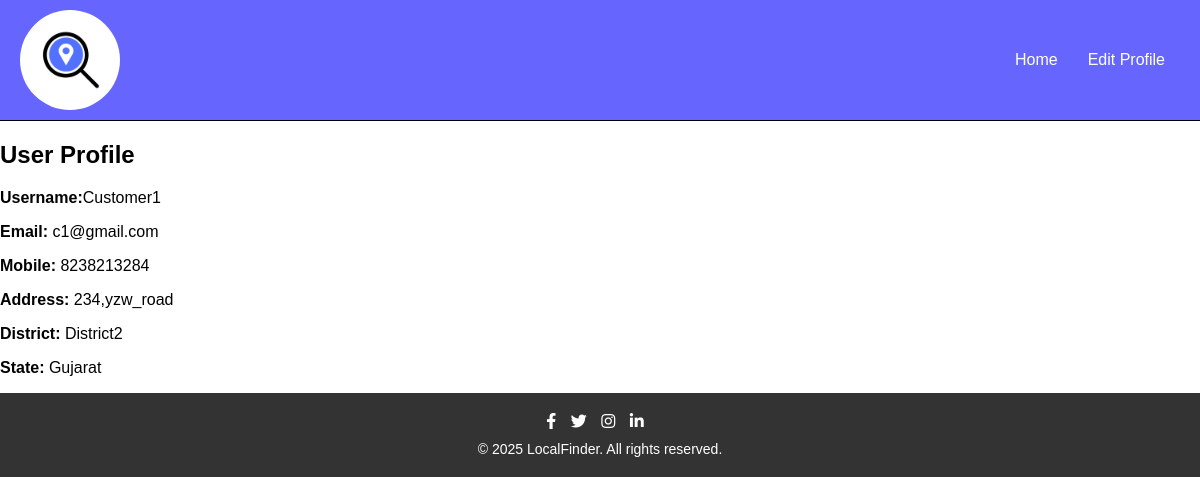
Screenshot of /CurrentVersion/user_profile_view.php (signed in) with the database file from the repository.
### tables this page shows
CREATE TABLE `customer` (
  `Cid` varchar(255) NOT NULL,
  `Cname` varchar(255) NOT NULL,
  `Cmobile` decimal(10,0) DEFAULT NULL,
  `Address_line1` varchar(255) DEFAULT NULL,
  `District` varchar(255) DEFAULT NULL,
  `Pincode` decimal(6,0) DEFAULT NULL,
  `State` varchar(255) DEFAULT NULL,
  `Email` varchar(255) NOT NULL,
  `Pass` varchar(255) NOT NULL
);

### CurrentVersion/user_profile_view.php (the view, shortened to what this page needs)
<?php
    require_once "pdo.php";
    $stmt=$pdo->query('SELECT * FROM customer WHERE Cid="'.$_SESSION['Id'].'"');
    $results=$stmt->fetchAll(PDO::FETCH_ASSOC);
?>
<!DOCTYPE html>
<html>
<head>
    <link rel="stylesheet" type="text/css" href="styles/style.css">
    <link rel="stylesheet" href="https://cdnjs.cloudflare.com/ajax/libs/font-awesome/5.15.3/css/all.min.css">
</head>
<body>
    <header>
        <div id="logo_1"></div>
        <div>
            <nav>
                <div><a href="index.php">Home</a></div>
                <div><a href="user_profile_update.php">Edit Profile</a></div>
            </nav>
        </div>
    </header>
    <section class="user-profile">
        <h2>User Profile</h2>
        <div class="profile-details">
            <p><strong>Username:</strong><?=$results[0]['Cname'];?></p>
            <p><strong>Email:</strong> <?=$results[0]['Email'];?></p>
            <p><strong>Mobile:</strong> <?=$results[0]['Cmobile'];?></p>
            <p><strong>Address:</strong> <?=$results[0]['Address_line1'];?></p>
            <p><strong>District:</strong> <?=$results[0]['District'];?></p>
            <p><strong>State:</strong> <?=$results[0]['State'];?></p>
        </div>
    </section>
    <footer>
        <div class="social-icons">
            <a href="#"><i class="fab fa-facebook-f"></i></a>
            <a href="#"><i class="fab fa-twitter"></i></a>
            <a href="#"><i class="fab fa-instagram"></i></a>
            <a href="#"><i class="fab fa-linkedin-in"></i></a>
        </div>
        <div class="copyright">
            &copy; 2025 LocalFinder. All rights reserved.
        </div>
    </footer>
</body>
</html>

### CurrentVersion/styles/style.css (style rules this page uses)
#logo_1 { width: 100px; height: 100px; background-image: url("icon_no_text.png"); background-blend-mode: dark; background-size: cover; background-position: center; border-radius: 50%; }
header { display: flex; align-items: center; justify-content: space-between; background-color: rgba(0, 0, 255, 0.6); border-bottom: 1px solid black; padding: 10px 20px; }
nav { display: flex; }
header > div { display: flex; }
nav > div > a { text-decoration: none; color: white; padding: 10px 15px; border-radius: 5px; transition: background-color 0.3s ease, color 0.3s ease; display: flex; align-items: center; }
#logo_1 { width: 100px; height: 100px; background-image: url("icon_no_text.png"); background-blend-mode: dark; background-size: cover; background-position: center; border-radius: 50%; transition: transform 0.3s ease-in-out; }
footer { background-color: #333; color: #fff; padding: 20px; text-align: center; transition: background-color 0.3s ease; }
.social-icons { margin-bottom: 10px; }
.social-icons a { color: #fff; margin-right: 10px; transition: color 0.3s ease, transform 0.3s ease; }
.copyright { font-size: 14px; }
body { font-family: Arial, sans-serif; margin: 0; padding: 0; }

### rows the page displays
customer: Cname "Customer1", Email "c1@gmail.com", Cmobile "8238213284", Address_line1 "234,yzw_road", District "District2", State "Gujarat"
